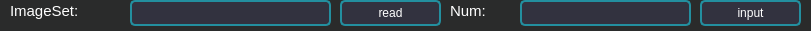
  <widget class="QWidget" name="widget_2" native="true">
   <property name="geometry">
    <rect>
     <x>0</x>
     <y>120</y>
     <width>811</width>
     <height>31</height>
    </rect>
   </property>
   <property name="styleSheet">
    <string notr="true">outline: none;
color: rgb(255, 255, 255);
background-color: rgb(42, 43, 43);</string>
   </property>
   <widget class="QLabel" name="imagePathlabel_2">
    <property name="geometry">
     <rect>
      <x>10</x>
      <y>0</y>
      <width>111</width>
      <height>21</height>
     </rect>
    </property>
    <property name="styleSheet">
     <string notr="true">color:white; font-size:15px</string>
    </property>
    <property name="text">
     <string>ImageSet:</string>
    </property>
   </widget>
   <widget class="QLineEdit" name="Imagesetflie">
    <property name="geometry">
     <rect>
      <x>130</x>
      <y>0</y>
      <width>201</width>
      <height>26</height>
     </rect>
    </property>
    <property name="styleSheet">
     <string notr="true">color:white; font-size:15px;
min-width: 60px; min-height: 22px;
text-align: center;
border: 2px solid gray;
color: rgb(255, 255, 255);
border-radius:5px;
border-color: rgb(35, 143, 159);
background-color: rgb(50, 50, 63);</string>
    </property>
   </widget>
   <widget class="QPushButton" name="readImageset">
    <property name="geometry">
     <rect>
      <x>340</x>
      <y>0</y>
      <width>101</width>
      <height>26</height>
     </rect>
    </property>
    <property name="styleSheet">
     <string notr="true">QPushButton{
min-width: 60px; min-height: 22px;
text-align: center;
border: 2px solid gray;
color: rgb(255, 255, 255);
border-radius:5px;
border-color: rgb(35, 143, 159);
background-color: rgb(50, 50, 63);
}
QPushButton:hover{
color: rgb(255, 255, 255);
border: 2px solid gray;
border-radius:4px;
border-color: rgb(35, 143, 159);
background-color: rgb(70, 70, 83);
}
QPushButton:pressed{
border-radius:5px;border:4px solid gray;
background-color: rgb(90, 90, 103);
border-color: rgb(35, 143, 159);
color: rgb(255, 255, 255);
}
QPushButton:disabled{
border-radius:5px;
border:2px solid gray;
background-color: rgb(20, 30, 13);
border-color: rgb(15, 103, 109);
color: rgb(205, 205, 205);
border-style: outset;
padding: 1px;
}</string>
    </property>
    <property name="text">
     <string>read</string>
    </property>
   </widget>
   <widget class="QLabel" name="imagePathlabel_4">
    <property name="geometry">
     <rect>
      <x>450</x>
      <y>0</y>
      <width>41</width>
      <height>21</height>
     </rect>
    </property>
    <property name="styleSheet">
     <string notr="true">color:white; font-size:15px</string>
    </property>
    <property name="text">
     <string>Num:</string>
    </property>
   </widget>
   <widget class="QLineEdit" name="picnum">
    <property name="geometry">
     <rect>
      <x>520</x>
      <y>0</y>
      <width>171</width>
      <height>26</height>
     </rect>
    </property>
    <property name="styleSheet">
     <string notr="true">color:white; font-size:15px;
min-width: 60px; min-height: 22px;
text-align: center;
border: 2px solid gray;
color: rgb(255, 255, 255);
border-radius:5px;
border-color: rgb(35, 143, 159);
background-color: rgb(50, 50, 63);</string>
    </property>
   </widget>
   <widget class="QPushButton" name="NumInput">
    <property name="geometry">
     <rect>
      <x>700</x>
      <y>0</y>
      <width>101</width>
      <height>26</height>
     </rect>
    </property>
    <property name="styleSheet">
     <string notr="true">QPushButton{
min-width: 60px; min-height: 22px;
text-align: center;
border: 2px solid gray;
color: rgb(255, 255, 255);
border-radius:5px;
border-color: rgb(35, 143, 159);
background-color: rgb(50, 50, 63);
}
QPushButton:hover{
color: rgb(255, 255, 255);
border: 2px solid gray;
border-radius:4px;
border-color: rgb(35, 143, 159);
background-color: rgb(70, 70, 83);
}
QPushButton:pressed{
border-radius:5px;border:4px solid gray;
background-color: rgb(90, 90, 103);
border-color: rgb(35, 143, 159);
color: rgb(255, 255, 255);
}
QPushButton:disabled{
border-radius:5px;
border:2px solid gray;
background-color: rgb(20, 30, 13);
border-color: rgb(15, 103, 109);
color: rgb(205, 205, 205);
border-style: outset;
padding: 1px;
}</string>
    </property>
    <property name="text">
     <string>input</string>
    </property>
   </widget>
  </widget>
